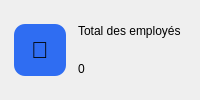
                   <widget class="QFrame" name="carteTotal">
                    <property name="carte" stdset="0">
                     <bool>true</bool>
                    </property>
                    <layout class="QHBoxLayout" name="dispositionTotal" stretch="0,1">
                     <property name="spacing">
                      <number>12</number>
                     </property>
                     <property name="leftMargin">
                      <number>14</number>
                     </property>
                     <property name="topMargin">
                      <number>12</number>
                     </property>
                     <property name="rightMargin">
                      <number>14</number>
                     </property>
                     <property name="bottomMargin">
                      <number>12</number>
                     </property>
                     <item>
                      <widget class="QLabel" name="pictoTotal">
                       <property name="minimumSize">
                        <size>
                         <width>52</width>
                         <height>52</height>
                        </size>
                       </property>
                       <property name="maximumSize">
                        <size>
                         <width>52</width>
                         <height>52</height>
                        </size>
                       </property>
                       <property name="styleSheet">
                        <string notr="true">background:#2f6df2;border-radius:11px;font-size:17pt;</string>
                       </property>
                       <property name="text">
                        <string>💼</string>
                       </property>
                       <property name="alignment">
                        <set>Qt::AlignCenter</set>
                       </property>
                      </widget>
                     </item>
                     <item>
                      <layout class="QVBoxLayout" name="textesTotal">
                       <property name="spacing">
                        <number>0</number>
                       </property>
                       <item>
                        <widget class="QLabel" name="libelleTotal">
                         <property name="texte" stdset="0">
                          <string notr="true">discret</string>
                         </property>
                         <property name="text">
                          <string>Total des employés</string>
                         </property>
                        </widget>
                       </item>
                       <item>
                        <widget class="QLabel" name="kpiTotalEmp">
                         <property name="texte" stdset="0">
                          <string notr="true">kpi</string>
                         </property>
                         <property name="text">
                          <string>0</string>
                         </property>
                        </widget>
                       </item>
                      </layout>
                     </item>
                    </layout>
                   </widget>
